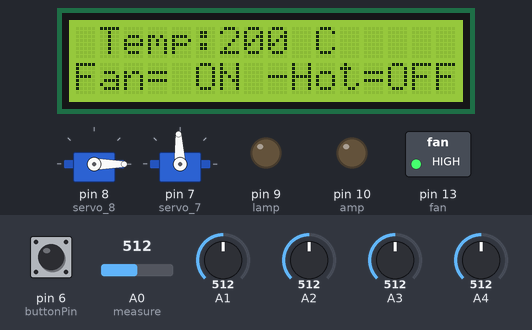
Bench run of a sketch on a simulated Arduino Uno, built with avr-gcc and run on an emulated ATmega328P. On the bench: 16×2 character LCD, 2 × servo, switched loads named in the sketch (green lamp = pin HIGH), output pins drawn as LEDs (lit = HIGH). The inputs (shaded band) are chosen by the test bench; at power-on: pin 6 (buttonPin) LOW, A3 = 512, A0 (measure) = 512, A1 = 512, A2 = 512, A4 = 512.

Above: at 1.2 s.
1.3 s: pin 6 (buttonPin) pulled HIGH for 1 s
At 2.8 s:
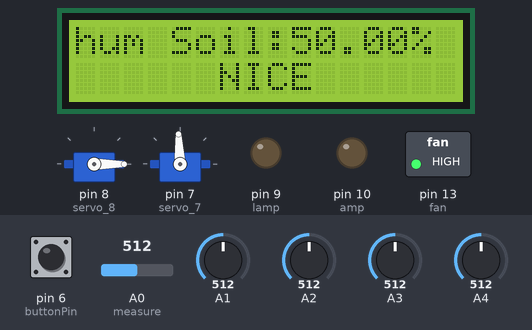
3.8 s: pin 6 (buttonPin) pulled HIGH for 3.2 s
At 4.5 s:
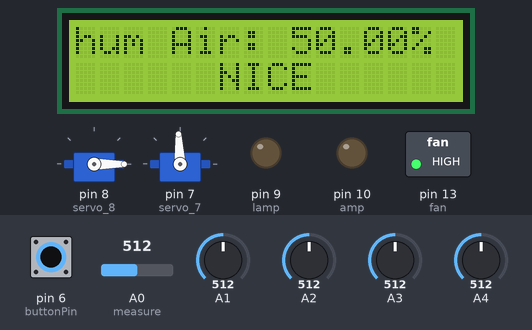
8.5 s: pin 6 (buttonPin) pulled HIGH for 0.15 s
At 9.9 s:
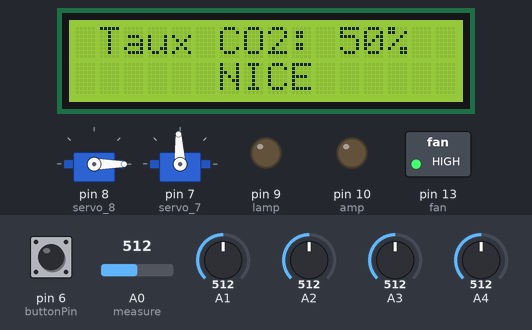
11.6 s: A3 set to 693
14.2 s: A3 set to 712
At 15.2 s:
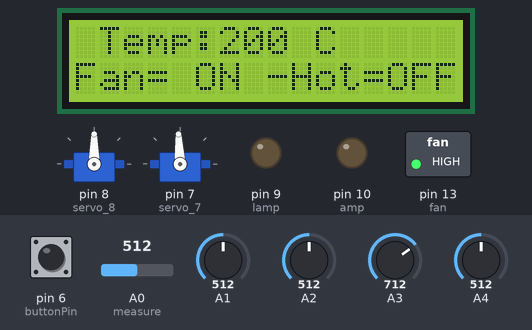
15.7 s: pin 6 (buttonPin) pulled HIGH for 3.2 s
At 18.3 s:
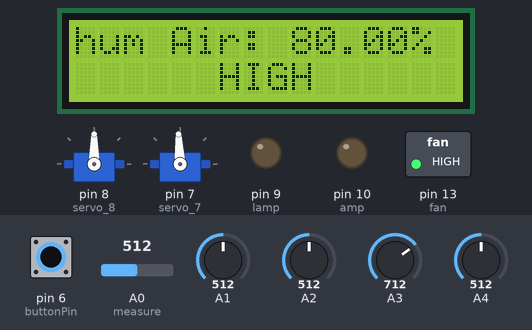
Timing chart, 0 to 19.8 s (numbered marks = the images above; inputs shaded):
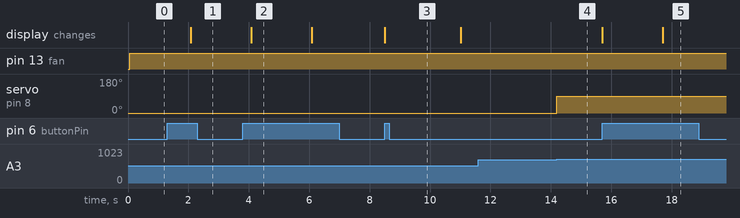

The sketch:

eGardenTinKerCad.ino
```cpp
#include <LiquidCrystal.h>
#include <Servo.h>

const int rs = 12, en = 11, d4 = 5, d5 = 4, d6 = 3, d7 = 2;
LiquidCrystal lcd(rs, en, d4, d5, d6, d7);
Servo servo_8;
Servo servo_7;

int measure = A0;
const int fan = 13;
const int lamp = 9;
const int amp = 10;
const int buttonPin = 6;

int screen_display = 1;

void setup()
{
    lcd.begin(16, 2);

    servo_8.attach(8);
    servo_8.write(0);

    servo_7.attach(7);
    servo_7.write(1500);

    pinMode(A1, INPUT);
    pinMode(fan, OUTPUT);
    pinMode(lamp, OUTPUT);
    pinMode(amp, OUTPUT);
    pinMode(buttonPin, INPUT);

    digitalWrite(fan, LOW);
    digitalWrite(lamp, LOW);
    digitalWrite(amp, LOW);

    Serial.begin(9600);
}

void loop()
{
    int reading = analogRead(measure);
    float voltage = reading * 5.0 / 1024.0;
    int temperatureC = (voltage - 0.5) * 100;

    if (temperatureC > 35)
    {
        digitalWrite(fan, HIGH);
        digitalWrite(lamp, LOW);
    }
    else if (temperatureC < 10)
    {
        digitalWrite(fan, LOW);
        digitalWrite(lamp, HIGH);
    }
    else
    {
        digitalWrite(fan, LOW);
        digitalWrite(lamp, LOW);
    }

    int valS = analogRead(A1);
    float humidityS = (valS * 10 / 876) * 10;

    if (humidityS < 50)
    {
        servo_7.write(95);
        delay(200);
    }
    else
    {
        servo_7.write(1500);
    }

    int Lux = analogRead(A2);
    int valLux = (Lux * 0.8) - 9.6;

    if (valLux < 50)
    {
        digitalWrite(amp, HIGH);
    }
    else
    {
        digitalWrite(amp, LOW);
    }

    int Gaz = analogRead(A4);
    int TauxGaz = (Gaz * 10 / 876) * 10;

    int valA = analogRead(A3);
    float humidityA = (valA * 10 / 876) * 10;

    if (Gaz > 700)
    {
        servo_8.write(0);
    }
    else if (humidityA > 70)
    {
        servo_8.write(90);
    }
    else
    {
        servo_8.write(0);
    }

    if (screen_display == 1)
    {
        lcd.clear();
        lcd.setCursor(1, 0);
        lcd.print("Temp: ");
        lcd.setCursor(6, 0);
        lcd.print(temperatureC);
        lcd.print(" C");

        lcd.setCursor(0, 1);
        lcd.print("Fan= ");
        lcd.setCursor(8, 1);
        lcd.print("---");
        lcd.setCursor(9, 1);
        lcd.print("Hot= ");

        if (temperatureC > 35)
        {
            lcd.setCursor(5, 1);
            lcd.print("ON ");
            lcd.setCursor(13, 1);
            lcd.print("OFF ");
        }
        else if (temperatureC < 10)
        {
            lcd.setCursor(5, 1);
            lcd.print("OFF");
            lcd.setCursor(13, 1);
            lcd.print("ON ");
        }
        else
        {
            lcd.setCursor(5, 1);
            lcd.print("OFF");
            lcd.setCursor(13, 1);
            lcd.print("OFF ");
        }
        delay(2000);
        screen_display = 2;
    }
    if (digitalRead(buttonPin) == HIGH && screen_display == 2)
    {
        lcd.clear();
        lcd.setCursor(0, 0);
        lcd.print("hum Soil: ");
        lcd.setCursor(9, 0);
        lcd.print(humidityS);
        lcd.print("%");

        if (humidityS < 50)
        {
            lcd.setCursor(5, 1);
            lcd.print(" LOW");
        }
        else
        {
            lcd.setCursor(5, 1);
            lcd.print(" NICE");
        }
        delay(2000);
        screen_display = 3;
    }
    if (digitalRead(buttonPin) == HIGH && screen_display == 3)
    {
        lcd.clear();
        lcd.setCursor(0, 0);
        lcd.print("hum Air: ");
        lcd.setCursor(9, 0);
        lcd.print(humidityA);
        lcd.print("%");

        if (humidityA > 70)
        {
            lcd.setCursor(5, 1);
            lcd.print(" HIGH");
        }
        else
        {
            lcd.setCursor(5, 1);
            lcd.print(" NICE");
        }
        delay(2000);
        screen_display = 4;
    }
    if (digitalRead(buttonPin) == HIGH && screen_display == 4)
    {
        lcd.clear();
        lcd.setCursor(1, 0);
        lcd.print("Lumi: ");
        lcd.setCursor(7, 0);
        lcd.print(valLux);
        lcd.print(" Lux");

        if (valLux < 50)
        {
            lcd.setCursor(5, 1);
            lcd.print(" DOWN");
        }
        else
        {
            lcd.setCursor(5, 1);
            lcd.print(" NICE");
        }
        delay(2000);
        screen_display = 5;
    }
    if (digitalRead(buttonPin) == HIGH && screen_display == 5)
    {
        lcd.clear();
        lcd.setCursor(1, 0);
        lcd.print("Taux CO2: ");
        lcd.setCursor(11, 0);
        lcd.print(TauxGaz);
        lcd.print("%");

        if (Gaz > 700)
        {
            lcd.setCursor(5, 1);
            lcd.print(" HIGH");
        }
        else
        {
            lcd.setCursor(5, 1);
            lcd.print(" NICE");
        }
        delay(2500);
        screen_display = 1;
    }
}

// Made by Sim & Lutr4nn - E-Garden 2024
```

Measured:
- the behaviour switches between 700 and 701 on A3 (found by bisection; images 3 and 4)
- after the input at 1.3 s, the display: changes after 0.78 s (image 1)
- after the input at 3.8 s, the display: changes after 0.28 s (image 2)
- after the input at 8.5 s, the display: changes at once (image 3)
- after the input at 11.6 s, every drawn part: stays the same
- after the input at 14.2 s, servo on pin 8 (servo_8): 0° → 90° at once
- after the input at 15.7 s, the display: first changes at once (image 5 shows a later state)
- what the display in image 2 shows lasts 2.0 s, from 4.1 s to 6.1 s
